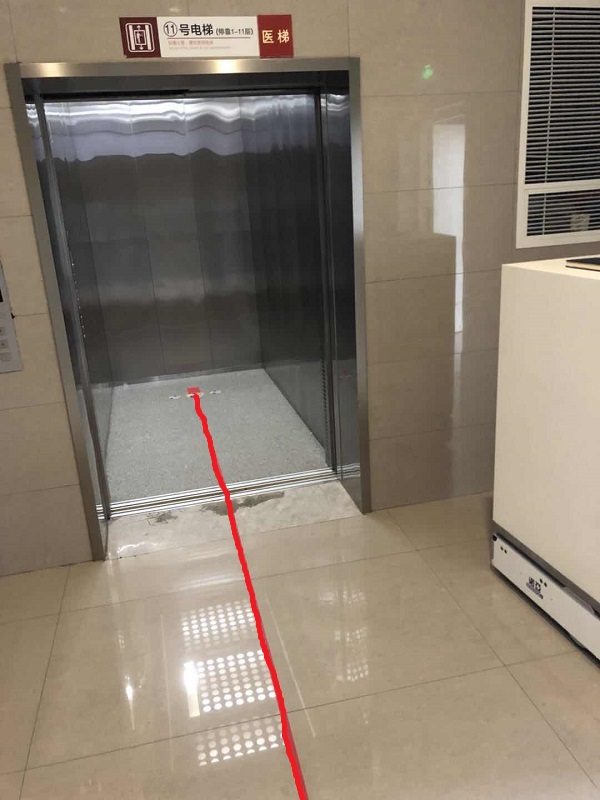
//> input picture color-recognition/color_recognition.jpg, 600 x 800 px
$ ./color_recognition   (built with g++ and OpenCV 4)
//> lines starting //> are read from the running program, lines starting //| are printed output that depends on the picture; after the words box and inside, x2 and y2 are one past the last pixel; in counts of white or black regions, pixels touching at a corner belong together
#include "opencv2/highgui/highgui.hpp"
#include "opencv2/imgproc/imgproc.hpp"
#include <iostream>
using namespace cv;
using namespace std;


int main()
{
    Mat src_image = imread("color_recognition.jpg");
//> src_image is the input picture: 800 rows x 600 cols, CV_8UC3; mean B, G, R 111.3, 125.7, 137.9
    Mat hsv_image;
    if(!src_image.data) {cout << "fail to load image" << endl;   return 0;}
    imshow("origin picture",src_image);

    //red HSV range  H: 156~180 || 0~10     S:43~255    V:46~255
    int iLowH = 156;
    int iHighH = 180;

    int iLowS = 43;
    int iHighS = 255;

    int iLowV = 46;
    int iHighV = 255;

    Mat threashold_image;
    Mat threashold_image_2;

    Mat image_3;
    Mat element = getStructuringElement(MORPH_RECT, Size(5, 5));
    morphologyEx(src_image, image_3, CV_MOP_GRADIENT, element);//闭操作 (连接一些连通域)
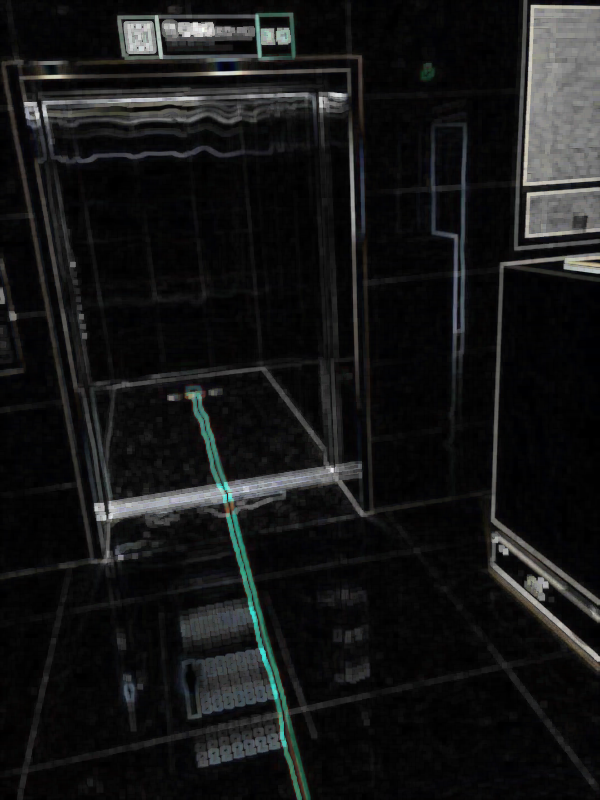
//> image_3: 800 rows x 600 cols, CV_8UC3; mean B, G, R 22.3, 22.3, 21.6
    imshow("MOP_GRADIENT",image_3);

    cvtColor(src_image, hsv_image,COLOR_BGR2HSV);//RGB to HSV
//> hsv_image: 800 rows x 600 cols, CV_8UC3; mean H, S, V 23.1, 48.7, 138.4
    inRange(hsv_image,Scalar(iLowH, iLowS, iLowV), Scalar(iHighH, iHighS, iHighV),threashold_image);
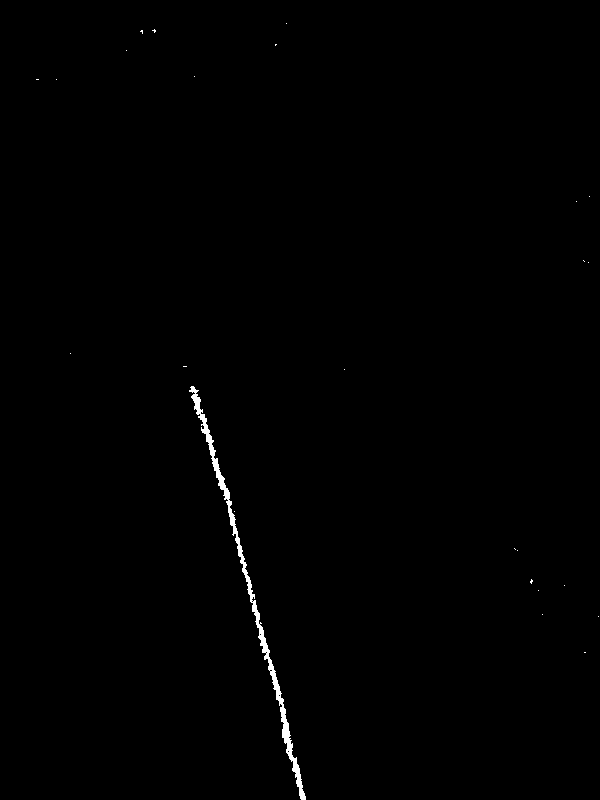
//> threashold_image: 800 rows x 600 cols, CV_8UC1; 0.46% white; 25 white regions (24 under 20 px), largest, box (x1, y1, x2, y2) and area: (189, 386, 306, 800) 2161
#if 1
    //morphologyEx(src_image, src_image, MORPH_TOPHAT, element);
    morphologyEx(src_image, src_image, MORPH_OPEN, element);
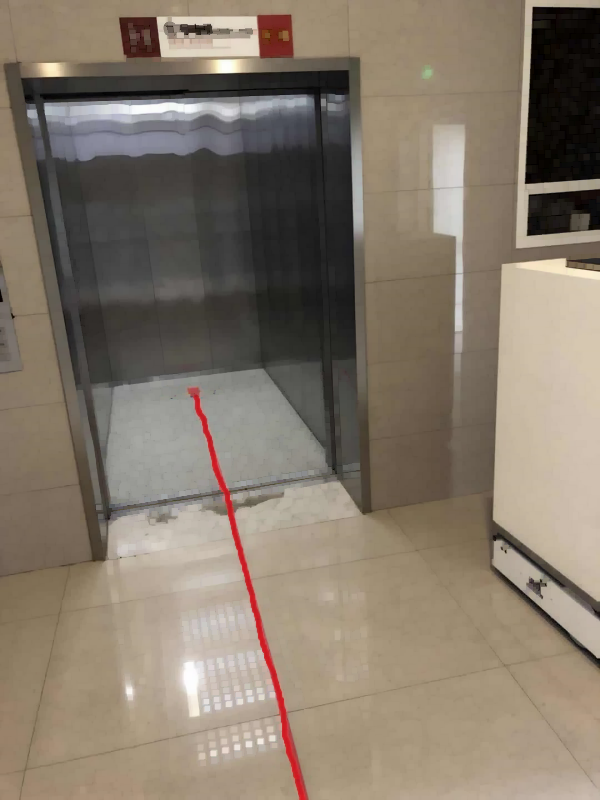
//> src_image: 800 rows x 600 cols, CV_8UC3; mean B, G, R 106.9, 121.4, 133.4
    //morphologyEx(src_image, src_image, MORPH_CLOSE, element);
    //morphologyEx(src_image, src_image, MORPH_BLACKHAT, element);
    imshow("origin tophat picture",src_image);
    morphologyEx(threashold_image, threashold_image, MORPH_CLOSE, element);//闭操作 (连接一些连通域)
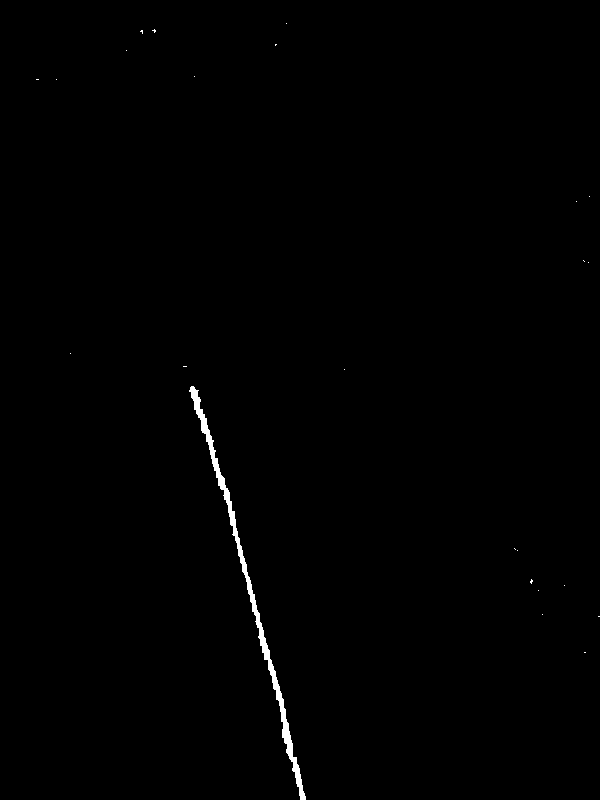
//> threashold_image: 800 rows x 600 cols, CV_8UC1; 0.51% white; 24 white regions (23 under 20 px), largest, box (x1, y1, x2, y2) and area: (189, 386, 306, 800) 2370
    element = getStructuringElement(MORPH_RECT, Size(3, 3));
    morphologyEx(threashold_image, threashold_image, MORPH_OPEN, element);
//> threashold_image: 800 rows x 600 cols, CV_8UC1; 0.49% white; 1 white region, box (x1, y1, x2, y2) and area: (190, 386, 306, 800) 2358
#endif

    iLowH = 0;
    iHighH = 10;
    inRange(hsv_image,Scalar(iLowH, iLowS, iLowV), Scalar(iHighH, iHighS, iHighV),threashold_image_2);
//> threashold_image_2: 800 rows x 600 cols, CV_8UC1; 1.1% white; 172 white regions (155 under 20 px), largest, box (x1, y1, x2, y2) and area: (256, 13, 294, 60) 1444, (119, 16, 160, 58) 1349, (229, 497, 309, 800) 928
#if 1
    Mat element_2 = getStructuringElement(MORPH_RECT, Size(15, 15));
    morphologyEx(threashold_image_2, threashold_image_2, MORPH_CLOSE, element_2);//闭操作 (连接一些连通域)
    element_2 = getStructuringElement(MORPH_RECT, Size(3, 3));
    morphologyEx(threashold_image_2, threashold_image_2, MORPH_OPEN, element_2);
//> threashold_image_2: 800 rows x 600 cols, CV_8UC1; 1.8% white; 22 white regions (4 under 20 px), largest, box (x1, y1, x2, y2) and area: (186, 386, 309, 800) 4605, (257, 13, 294, 59) 1612, (119, 16, 160, 58) 1561
#endif
    for(int i = 0; i < threashold_image_2.cols; i ++)
    {
        for(int j = 0; j < threashold_image_2.rows; j ++)
        {
            if(threashold_image_2.at<int>(Point(i,j)) == 255)
            {
                threashold_image.at<int>(Point(i,j)) = 255;
            }

        }
    }
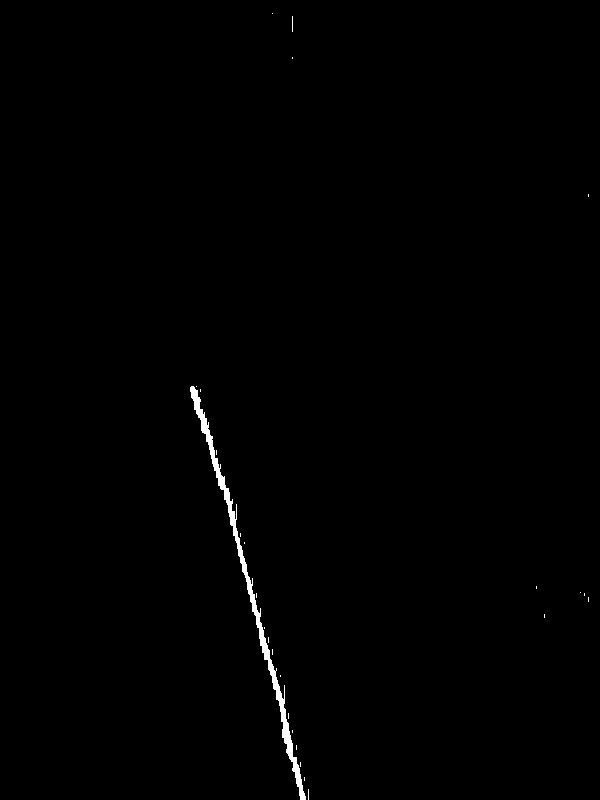
//> threashold_image: 800 rows x 600 cols, CV_8UC1; 0.53% white; 26 white regions (25 under 20 px), largest, box (x1, y1, x2, y2) and area: (190, 386, 306, 800) 2438
    imshow("HSV picture", hsv_image);
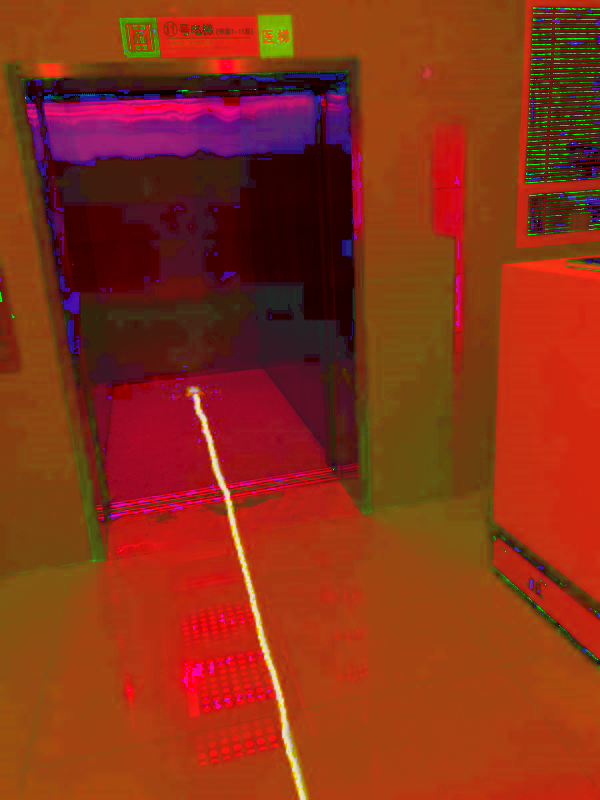
//> window 'HSV picture': 800 rows x 600 cols, CV_8UC3; mean B, G, R 23.1, 48.7, 138.4
    imshow("threashold picture", threashold_image);
    imwrite("1.jpg", threashold_image);

    Mat erode_image;
    Mat dilate_image;
    element_2 = getStructuringElement(MORPH_RECT, Size(3, 3));
    erode(threashold_image,erode_image,element_2);
//> erode_image: 800 rows x 600 cols, CV_8UC1; 0.27% white; 2 white regions, box (x1, y1, x2, y2) and area: (191, 387, 269, 659) 830, (269, 660, 305, 800) 479
    dilate(threashold_image,dilate_image,element_2);
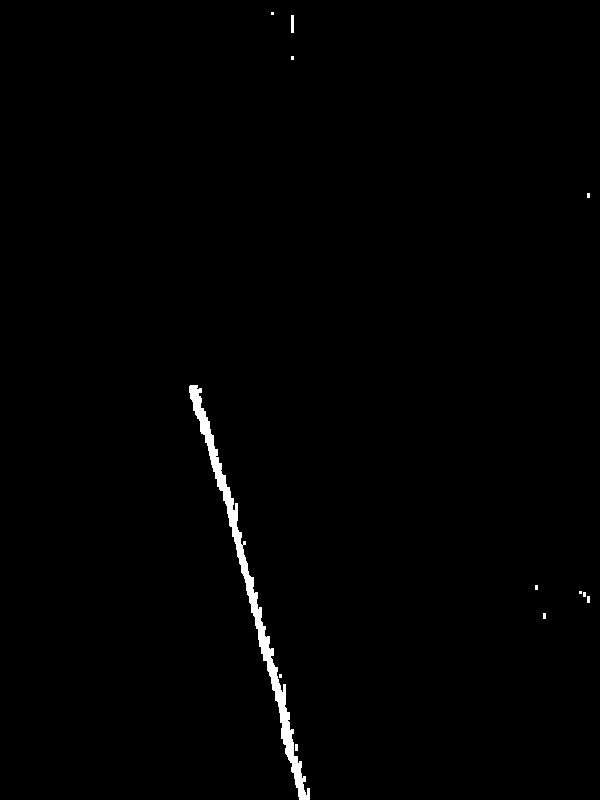
//> dilate_image: 800 rows x 600 cols, CV_8UC1; 0.84% white; 12 white regions (8 under 20 px), largest, box (x1, y1, x2, y2) and area: (189, 385, 310, 800) 3841, (291, 15, 294, 33) 54, (587, 596, 590, 603) 21, (295, 744, 298, 751) 21
    imshow("erode_picture",erode_image);
    imshow("dilate_picture",dilate_image);
    waitKey(0);
    return 0;
}
